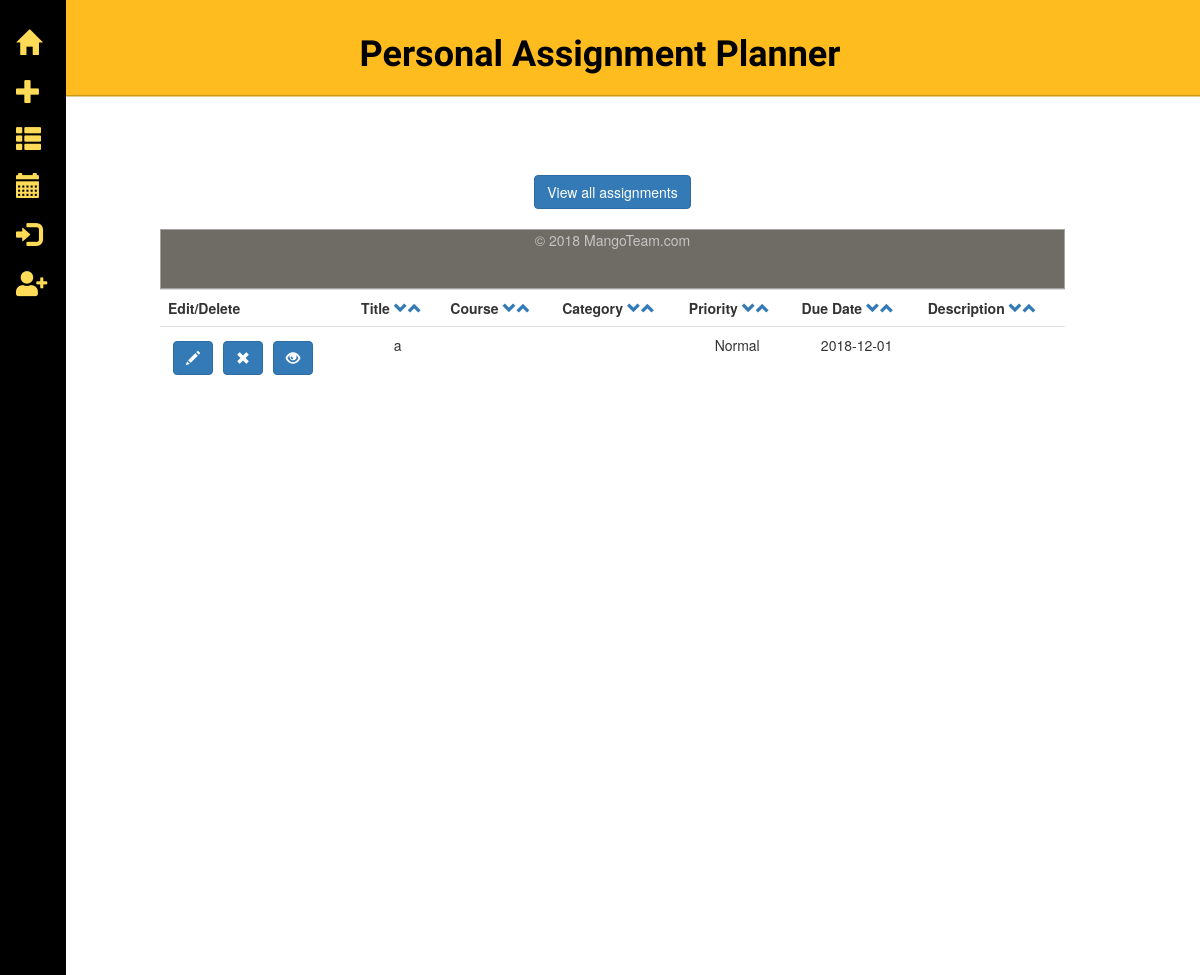
Page /full_view?id=3 on the committed database.
### tables this page shows
CREATE TABLE assignments (
  id integer primary key autoincrement,
  username text not null,
  title text not null,
  course text not null,
  category text not null,
  priority text not null,
  duedate text not null,
  description text not null
);

### app.py (the view)
@app.route('/full_view', methods=['GET'])
def full_view():
    db = get_db()
    cur = db.execute('select * from assignments where id = ?', [request.args['id']])
    assignments = cur.fetchall()
    return render_template('full_view.html', assignments=assignments)

### app.py (called while the page is built)
def connect_db():
    rv = sqlite3.connect(app.config['DATABASE'])
    rv.row_factory = sqlite3.Row
    return rv

def get_db():
    if not hasattr(g, 'sqlite_db'):
        g.sqlite_db = connect_db()
    return g.sqlite_db

### templates/full_view.html (shortened to what this page needs)
{% extends "layout_template.html" %}
{% block body %}
<a href="./assignments"><button type="button" class="btn btn-primary">View all assignments</button></a>
<br><br>
    <table class="table">
            <tr>
                <th>Edit/Delete </th>
                <th>Title <a href="/?sort=title"><span class="glyphicon glyphicon-chevron-down arrow"></span></a><a href="/?arrange=title"><span class="glyphicon glyphicon-chevron-up arrow"></span></a></th>
                <th>Course <a href="/?sort=course"><span class="glyphicon glyphicon-chevron-down arrow"></span></a><a href="/?arrange=course"><span class="glyphicon glyphicon-chevron-up arrow"></span></a></th>
                <th>Category <a href="/?sort=category"><span class="glyphicon glyphicon-chevron-down arrow"></span></a><a href="/?arrange=category"><span class="glyphicon glyphicon-chevron-up arrow"></span></a></th>
                <th>Priority <a href="/?sort=category"><span class="glyphicon glyphicon-chevron-down arrow"></span></a><a href="/?arrange=category"><span class="glyphicon glyphicon-chevron-up arrow"></span></a></th>
                <th>Due Date <a href="/?sort=duedate"><span class="glyphicon glyphicon-chevron-down arrow"></span></a><a href="/?arrange=duedate"><span class="glyphicon glyphicon-chevron-up arrow"></span></a></th>
                <th>Description <a href="/?sort=description"><span class="glyphicon glyphicon-chevron-down arrow"></span></a><a href="/?arrange=description"><span class="glyphicon glyphicon-chevron-up arrow"></span></a></th>
            </tr>
            {% for assignment in assignments %}
                {% if assignment.priority == "Critical": %}
                <tr class="critical">
                {% elif assignment.priority == "High": %}
                <tr class="high">
                {% elif assignment.priority == "Normal": %}
                <tr class="normal">
                {% elif assignment.priority == "Low": %}
                <tr class="low">
                {% else %}
                <tr>
                {% endif %}
                        <td>
                            <form action="{{ url_for('edit_entry') }}" method="get" class="inline">
                                <button type="submit" class="btn btn-primary glyphicon glyphicon-pencil"></button>
                            </form>
                            <form action="{{ url_for('del_assignment') }}" method="post" class="inline">
                                <button type="submit" class="btn btn-primary glyphicon glyphicon-remove"></button>
                            </form>
                            <form action="{{ url_for('full_view') }}" method="get" class="inline">
                                <button type="submit" class="btn btn-primary glyphicon glyphicon-eye-open"></button>
                            </form>
                        </td>
                        <td>{{ assignment.title }}</td>
                        <td>{{ assignment.course }}</td>
                        <td>{{ assignment.category }}</td>
                        <td>{{ assignment.priority }}</td>
                        <td>{{ assignment.duedate }}</td>
                        <td>{{ assignment.description | safe }}</td>
                 </tr>
            {% else %}
                <em>No assignment entries here so far.</em>
                <br><br>
            {% endfor %}
{% endblock %}

### static/homepage.css (style rules this page uses)
a, a:focus, a:hover { padding: .25rem 0 }
html, body { height: 100%; background-color: #fff; }

### static/style.css (style rules this page uses)
.inline { float: left; padding: 5px; }

### rows in the picture
assignments: title "a", priority "Normal", duedate "2018-12-01"
